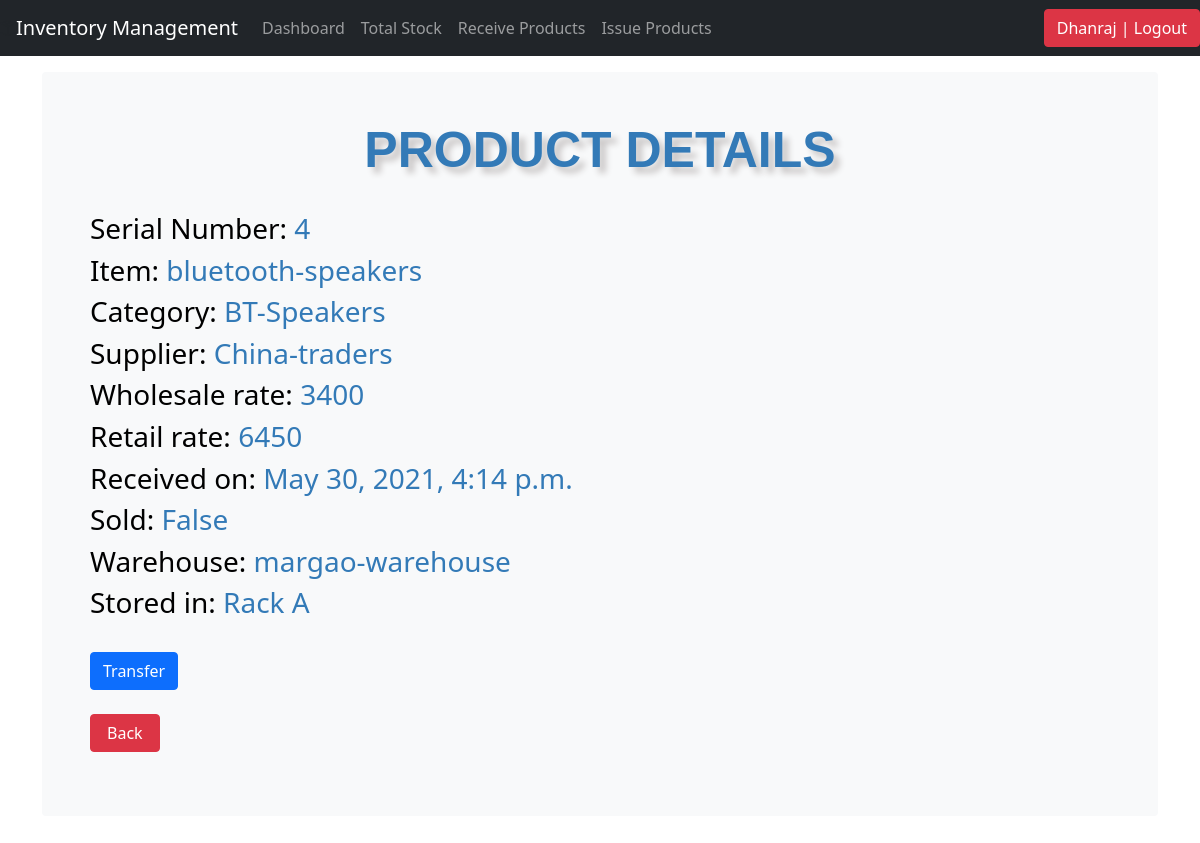
The page /product_details/4/ (signed in) on the database as committed earlier.
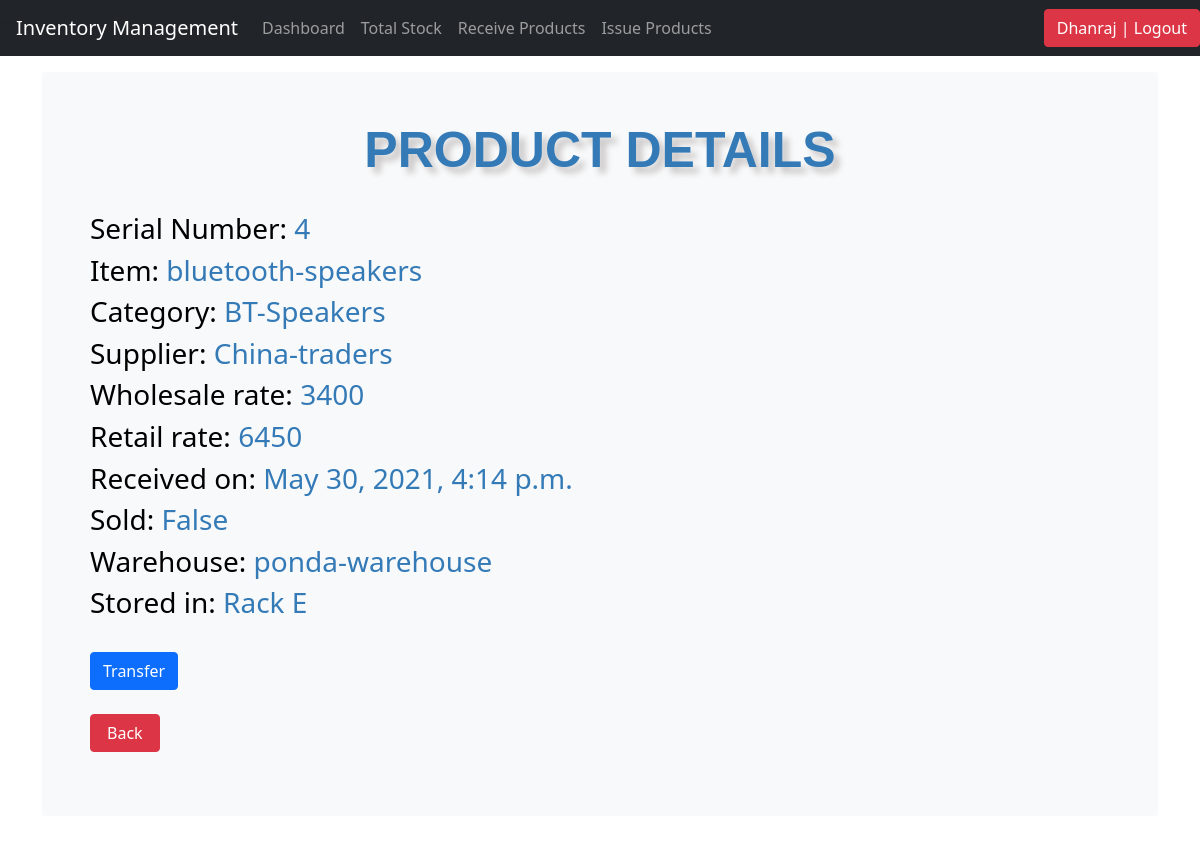
The same page on the database as committed later.
### inventory/models.py (models this page shows, shortened)
class Product_items_details(models.Model):
	product_item_name = models.ForeignKey(Products, on_delete=models.CASCADE, blank=False)
	purchased_from = models.ForeignKey(Suppliers, on_delete=models.CASCADE, blank=False)
	purchased_price = models.IntegerField(default='0', blank=True, null=True)
	selling_price = models.IntegerField(default='0', blank=True, null=True)
	product_in = models.ForeignKey(Warehouse, on_delete=models.CASCADE, blank=False)
	product_sold = models.BooleanField(default=0)
	sold_to = models.CharField(max_length=50, blank=True, null=True, choices=customers)
	last_updated = models.DateTimeField(auto_now_add=False, auto_now=True)
	timestamp = models.DateTimeField(auto_now_add=True, auto_now=False)

class Warehouse(models.Model):
	warehouse_name = models.CharField(max_length=50, blank=True, null=True)
	warehouse_address = models.CharField(max_length=50, blank=True, null=True)
	def __str__(self):
		return self.warehouse_name

class Product_Rack(models.Model):
	product = models.ForeignKey(Product_items_details, on_delete=models.CASCADE, blank=True)
	rack = models.ForeignKey(Rack, on_delete=models.CASCADE, blank=True)

class Rack(models.Model):
	name = models.CharField(max_length=50, blank=True, null=True)
	warehouse = models.ForeignKey(Warehouse, on_delete=models.CASCADE, blank=True)
	capacity = models.IntegerField(default='0', blank=True, null=True)
	def __str__(self):
		return self.name

class Products(models.Model):
	product_name = models.CharField(max_length=50, blank=True, null=True)
	product_brand = models.CharField(max_length=50, blank=True, null=True)
	product_category = models.ForeignKey(Category, on_delete=models.CASCADE, blank=True)
	product_quantity = models.IntegerField(default='0', blank=True, null=True)
	product_reorder = models.IntegerField(default='0', blank=True, null=True)
	def __str__(self):
		return self.product_name

class Category(models.Model):
	name = models.CharField(max_length=50, blank=True, null=True)
	def __str__(self):
		return self.name

class Suppliers(models.Model):
	name = models.CharField(max_length=50, blank=True, null=True)
	address = models.CharField(max_length=50, blank=True, null=True)
	def __str__(self):
		return self.name

### inventory/views.py (the view)
# urls.py: path('product_details/<str:pk>/', views.product_details, name='product_details'),
@login_required
def product_details(request,pk):
    product = Product_items_details.objects.get(id=pk)
    if product.product_sold:
        context = {
            'title': 'PRODUCT DETAILS',
            'product': product,
        }
        return render(request, 'product_details.html', context)
    else:
        rack = Product_Rack.objects.get(product=pk)
        context = {
            'title': 'PRODUCT DETAILS',
            'product': product,
            'rack': rack,
        }
        return render(request, 'product_details.html', context)

### inventory/templates/product_details.html (shortened to what this page needs)
{% load static %}
{% include 'navbar.html' %}
{% load crispy_forms_tags %}
<!doctype html>
<html lang="en">
  <head>
<link href="/docs/5.0/dist/css/bootstrap.min.css" rel="stylesheet">
<link rel="stylesheet" type="text/css" href="{% static 'css/stylesheet.css' %}">
<link rel="stylesheet" type="text/css" href="{% static 'css/bootstrap.min.css' %}">
    <link href="{% static 'css/navbar-top-fixed.css' %}" rel="stylesheet">
  </head>
  <body>
    <main role="main" class="container">
      <div class="bg-light p-5 rounded">
      <div class="jumbotron">
        <h1 class="header">{{title}}</h1>
        <br>
        <h3 style="color:#337ab7"><span style="color:black">Serial Number:</span>  {{product.id}}</h3>
        <h3 style="color:#337ab7"><span style="color:black">Item:</span>  {{product.product_item_name}}</h3>
        <h3 style="color:#337ab7"><span style="color:black">Category:</span>  {{product.product_item_name.product_category}}</h3>
        <h3 style="color:#337ab7"><span style="color:black">Supplier:</span>  {{product.purchased_from}}</h3>
        <h3 style="color:#337ab7"><span style="color:black">Wholesale rate:</span>  {{product.purchased_price}}</h3>
        <h3 style="color:#337ab7"><span style="color:black">Retail rate:</span>  {{product.selling_price}}</h3>
        <h3 style="color:#337ab7"><span style="color:black">Received on:</span>  {{product.timestamp}}</h3>
        <h3 style="color:#337ab7"><span style="color:black">Sold:</span>  {{product.product_sold}}</h3>
        <h3 style="color:#337ab7"><span style="color:black">Warehouse:</span>  {{product.product_in}}</h3>
        {% if product.product_sold %}
          <h3 style="color:#337ab7"><span style="color:black">Sold to:</span>  {{product.sold_to}}</h3>
        {% else %}
          <h3 style="color:#337ab7"><span style="color:black">Stored in:</span>  Rack {{rack.rack}}</h3>
          <br><a href="{% url 'transfer' product.id %}"><input type="submit" name="Transfer" value="Transfer" class="btn btn-primary" /></a>
        {% endif %}
        <br>
          <form method="post" action="{% url 'list_products' %}">
           <br>
           <input class="btn btn-danger px-3" type="submit" value="Back" />
        </form>
      </div>
</main>
  </body>
</html>

Rows that differ between the two databases and show on the page:
removed Product_Rack: rack "A"
changed Product_items_details "False": product_in "margao-warehouse" → "ponda-warehouse"
added Product_Rack: rack "E"
